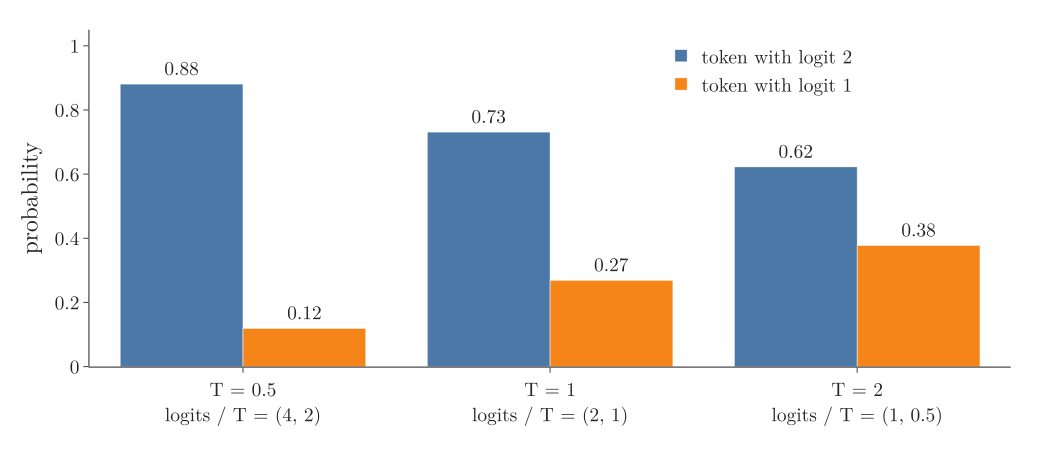

This chart was generated by the following Python code:
"""Section 5.1's worked example: two logits z = (2, 1) through the softmax at T = 0.5, 1 and 2.
Low T sharpens, high T flattens. Numbers from the text (asserted). Plotly."""
from pathlib import Path
import numpy as np
import plotly.graph_objects as go
from common import BLUE, ORANGE, FONT

here = Path(__file__).parent
z = np.array([2.0, 1.0])
rows = []
for T in (0.5, 1.0, 2.0):
    p = np.exp(z / T) / np.exp(z / T).sum()
    rows.append((T, p))
assert [tuple(p.round(2)) for _, p in rows] == [(0.88, 0.12), (0.73, 0.27), (0.62, 0.38)]
fig = go.Figure()
labels = [f"T = {T:g}<br>logits / T = ({2 / T:g}, {1 / T:g})" for T, _ in rows]
fig.add_bar(x=labels, y=[p[0] for _, p in rows], name="token with logit 2", marker_color=BLUE,
            text=[f"{p[0]:.2f}" for _, p in rows], textposition="outside")
fig.add_bar(x=labels, y=[p[1] for _, p in rows], name="token with logit 1", marker_color=ORANGE,
            text=[f"{p[1]:.2f}" for _, p in rows], textposition="outside")
fig.update_layout(template="simple_white", width=1000, height=430, font=dict(FONT, size=19), barmode="group",
                  yaxis=dict(title="probability", range=[0, 1.05]), legend=dict(x=0.62, y=0.98),
                  margin=dict(l=70, r=20, t=20, b=80))
fig.write_image(here / "two_logits.png", scale=2)
fig.write_image(here / "two_logits.pdf")
